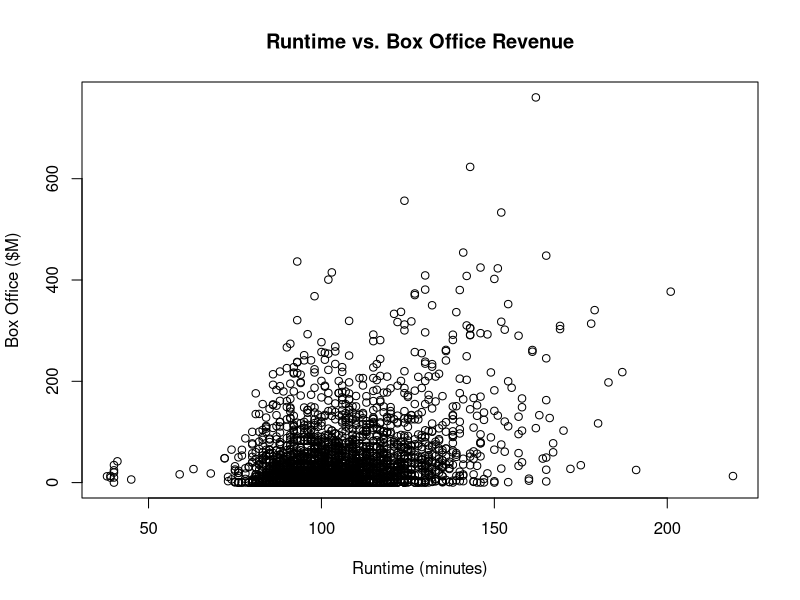
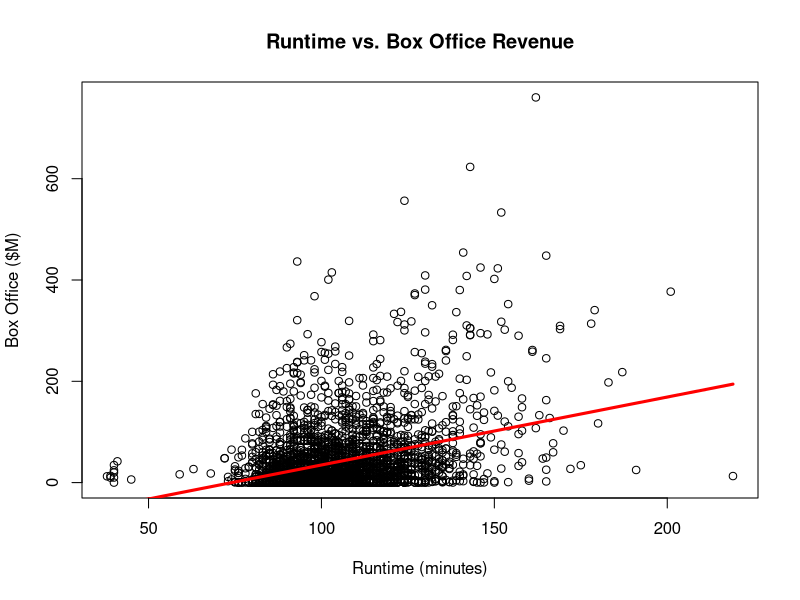
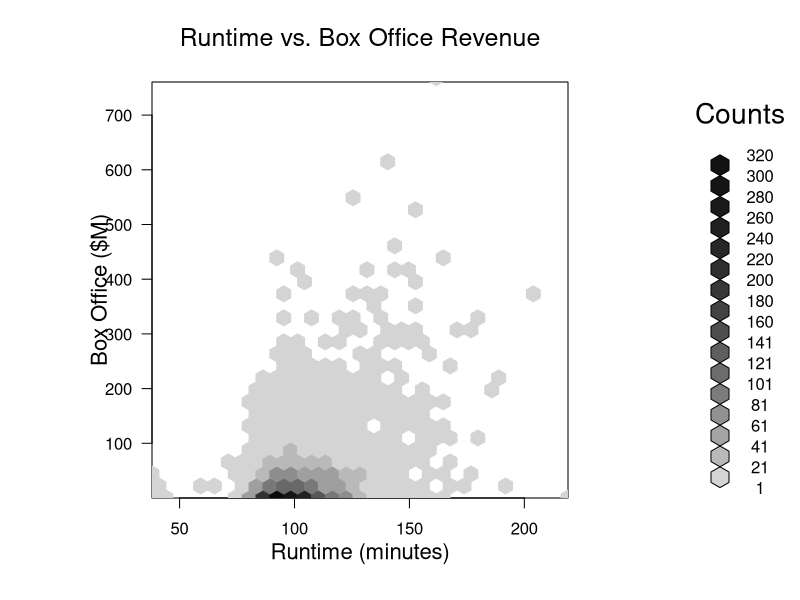
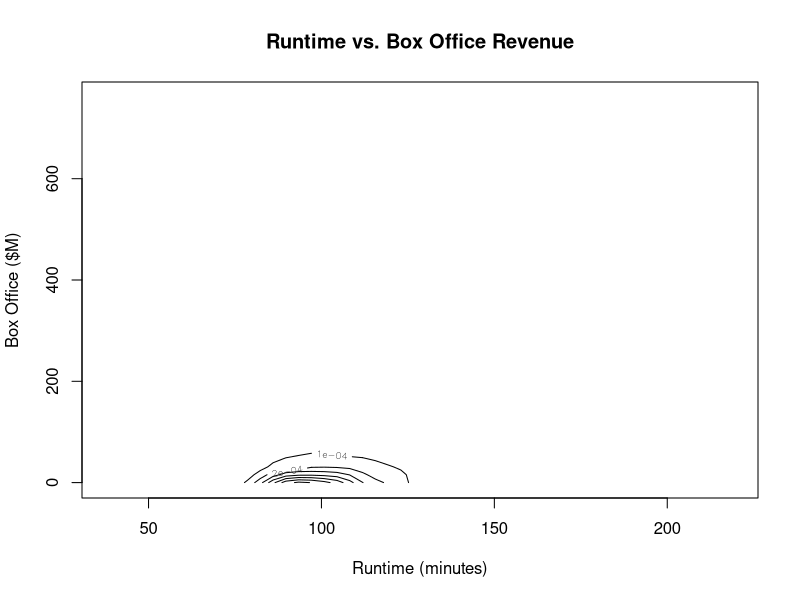
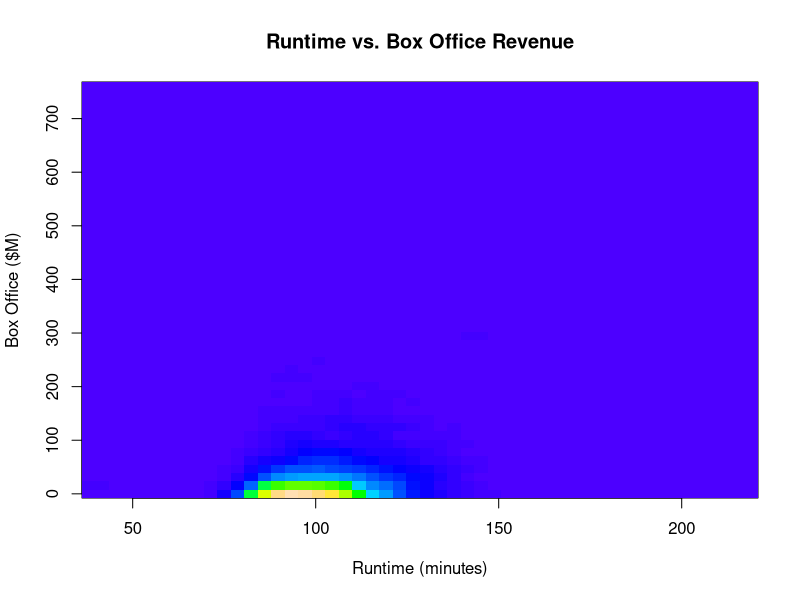
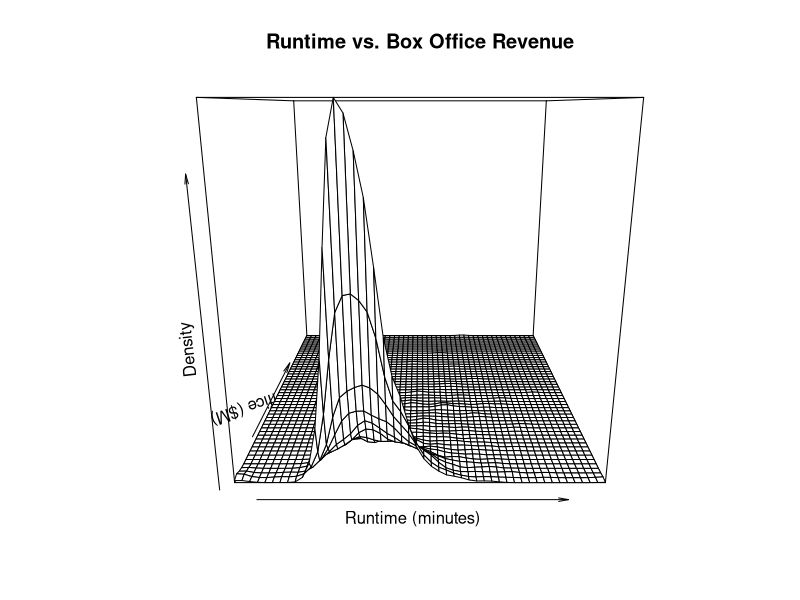
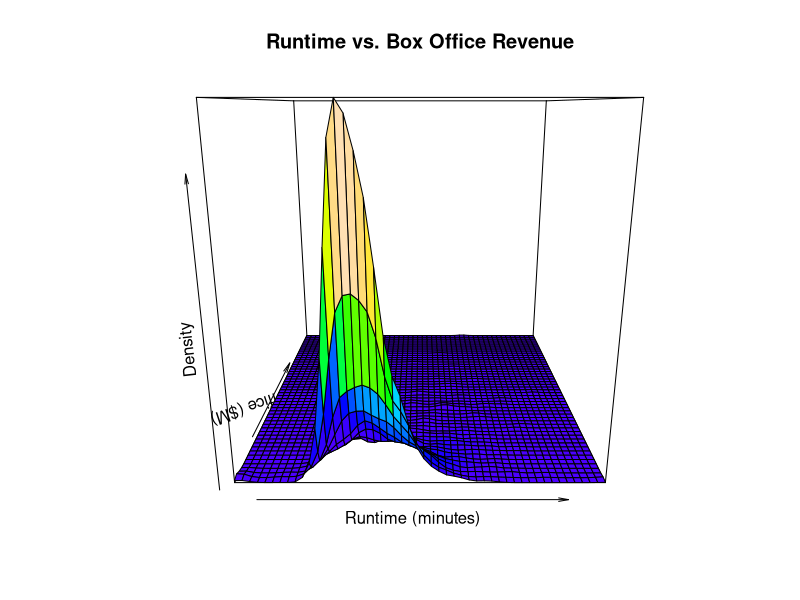
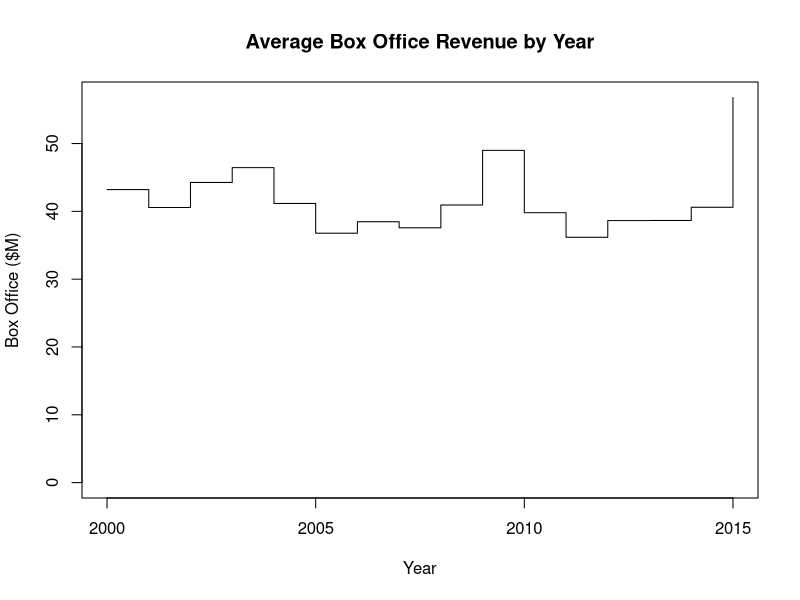

Generate these figures, in order, with R:
## ---- chunk 1
movies <- read.csv('../data/Movies.csv')
main_label <- "Runtime vs. Box Office Revenue"
runtime_in_minutes_label <- "Runtime (minutes)"
box_office_label <- "Box Office ($M)"
density_label <- "Density"
## ---- chunk 2
plot(
  x = movies$Runtime,
  y = movies$Box.Office,
  main = main_label,
  xlab = runtime_in_minutes_label,
  ylab = box_office_label)

## ---- chunk 3
model <- lm(movies$Box.Office ~ movies$Runtime)
## ---- chunk 4
plot(
  x = movies$Runtime,
  y = movies$Box.Office,
  main = main_label,
  xlab = runtime_in_minutes_label,
  ylab = box_office_label)

lines(
  x = movies$Runtime,
  y = model$fitted,
  col = "red",
  lwd = 3)
## ---- chunk 5
library(hexbin)
## ---- chunk 6
hexbin <- hexbin(
  x = movies$Runtime,
  y = movies$Box.Office,
  xbins = 30,
  xlab = runtime_in_minutes_label,
  ylab = box_office_label)

plot(
  x = hexbin,
  main = main_label)
## ---- chunk 7
library(MASS)
## ---- chunk 8
density2d <- kde2d(
  x = movies$Runtime,
  y = movies$Box.Office,
  n = 50)
## ---- chunk 9
contour(
  x = density2d$x,
  y = density2d$y,
  z = density2d$z,
  main = main_label,
  xlab = runtime_in_minutes_label,
  ylab = box_office_label)
## ---- chunk 10
image(x = density2d$x,
      y = density2d$y,
      z = density2d$z,
      col =topo.colors(100),
      main = main_label,
      xlab = runtime_in_minutes_label,
      ylab = box_office_label)
## ---- chunk 11
persp(
  x = density2d$x,
  y = density2d$y,
  z = density2d$z,
  main = main_label,
  xlab = runtime_in_minutes_label,
  ylab = box_office_label,
  zlab = density_label)
## ---- chunk 12
palette(topo.colors(100))

persp(
  x = density2d$x,
  y = density2d$y,
  z = density2d$z,
  col = cut(density2d$z,100),
  main = main_label,
  xlab = runtime_in_minutes_label,
  ylab = box_office_label,
  zlab = density_label)
## ---- chunk 13
palette("default")
## ---- chunk 14
timeSeries <- read.csv("../data/Timeseries.csv")
## ---- chunk 15
head(timeSeries)
## ---- chunk 16
plot(
  x = timeSeries,
  type = "s",
  ylim = c(0, max(timeSeries$Box.Office)),
  main = "Average Box Office Revenue by Year",
  xlab = "Year",
  ylab = "Box Office ($M)")
## ---- chunk 17
plot(
  x = timeSeries,
  type = "l",
  ylim = c(0, max(timeSeries$Box.Office)),
  main = "Average Box Office Revenue by Year",
  xlab = "Year",
  ylab = "Box Office ($M)")
